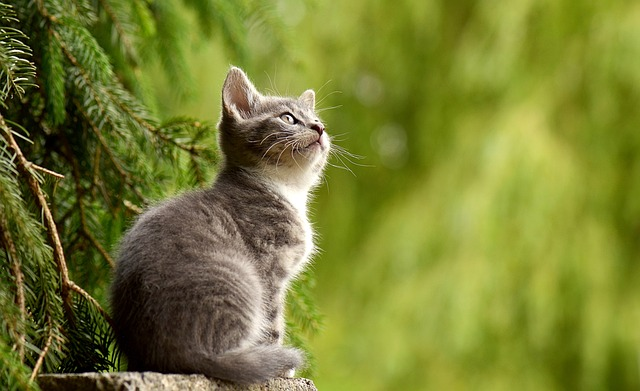
#> input picture Untitled Folder 6/OpenCV/img.jpg, 640 x 391 px
$ jupyter execute --allow-errors '07.이미지 자르기.ipynb'
#> lines starting #> are read from the running program, lines starting #| are printed output that depends on the picture
# 7. 이미지 자르기

영역을 잘라서 새로운 윈도우에 표시하기

[cell 1]
import cv2
img = cv2.imread('img.jpg')
#> img is the input picture: shape (391, 640, 3); mean B, G, R 49.8, 125.8, 119.1
img.shape

#crap = img[세로 범위, 가로범위] #crap = 자른 이미지를 저장하는 변수
crap = img[100:200, 300:400]
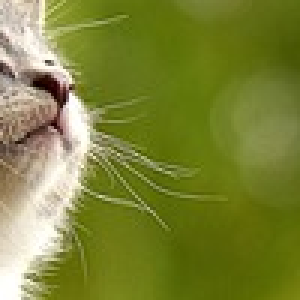
#> crap: shape (100, 100, 3) (shown 3 times larger); mean B, G, R 55.9, 132.4, 125.1
cv2.imshow('img', img)
cv2.imshow('crop', crap)
cv2.waitKey(0)
#> (the rest of this cell did not finish here and is left out)
